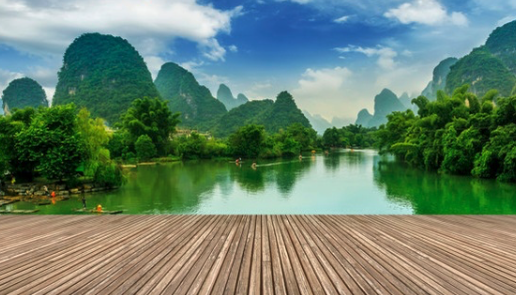
#> input picture res/image.png, 516 x 295 px
$ python playingWithImages.py
#> lines starting #> are read from the running program, lines starting #| are printed output that depends on the picture
import cv2

img = cv2.imread("res/image.png")
#> img is the input picture: shape (295, 516, 3); mean B, G, R 110, 129.8, 106.6
print(img.shape)
#| (295, 516, 3)

imgResize = cv2.resize(img, (300, 200))  # the width first and then the height
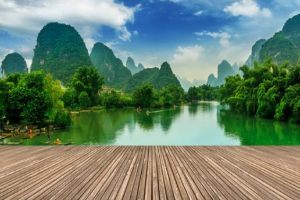
#> imgResize: shape (200, 300, 3); mean B, G, R 109.9, 129.7, 106.5
print(imgResize.shape)
#| (200, 300, 3)

# cosider image as a matrix/array of pixels
# below function is to crop an image
imgCropped = img[0:200, 0:200]  # the height first and then the width
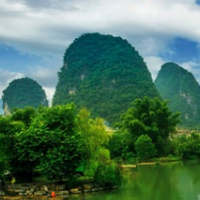
#> imgCropped: shape (200, 200, 3); mean B, G, R 92.6, 116.3, 78.5

cv2.imshow("Image", img)
# cv2.imshow("Resized Image", imgResize)
cv2.imshow("Cropped Image", imgCropped)
cv2.waitKey(0)
